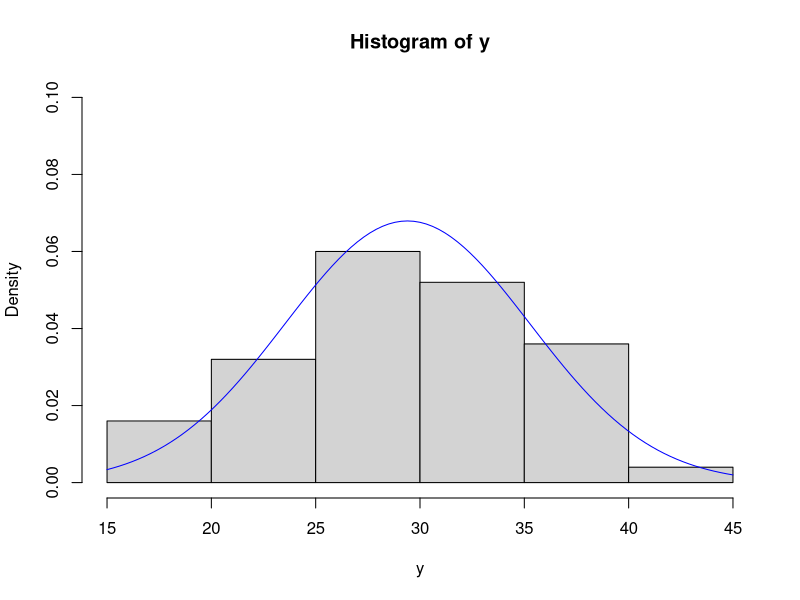
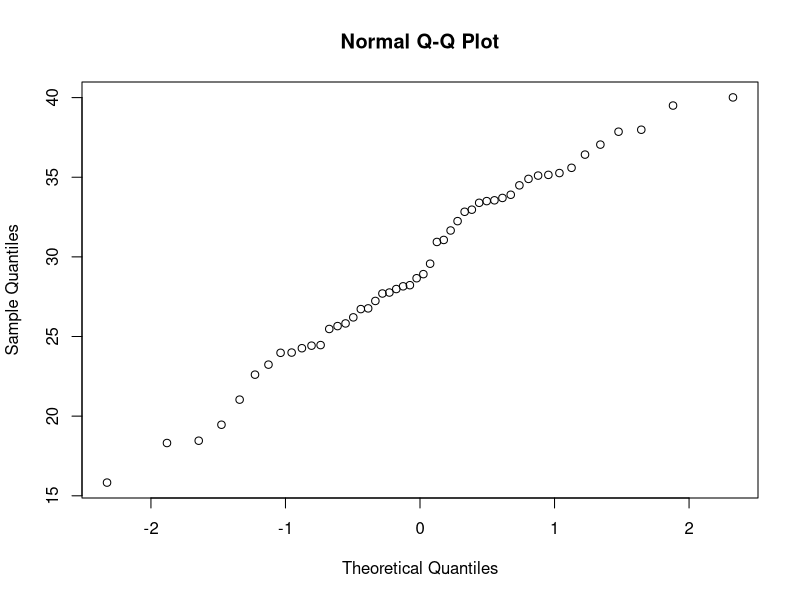
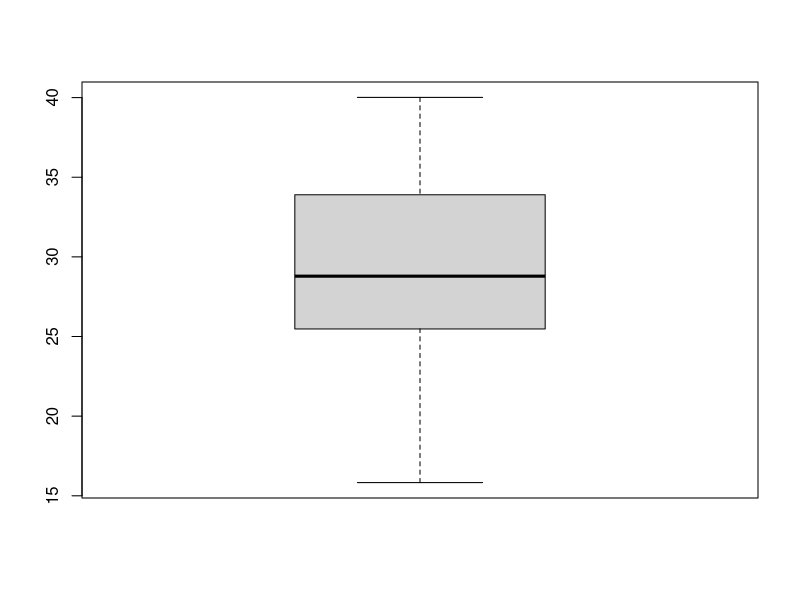
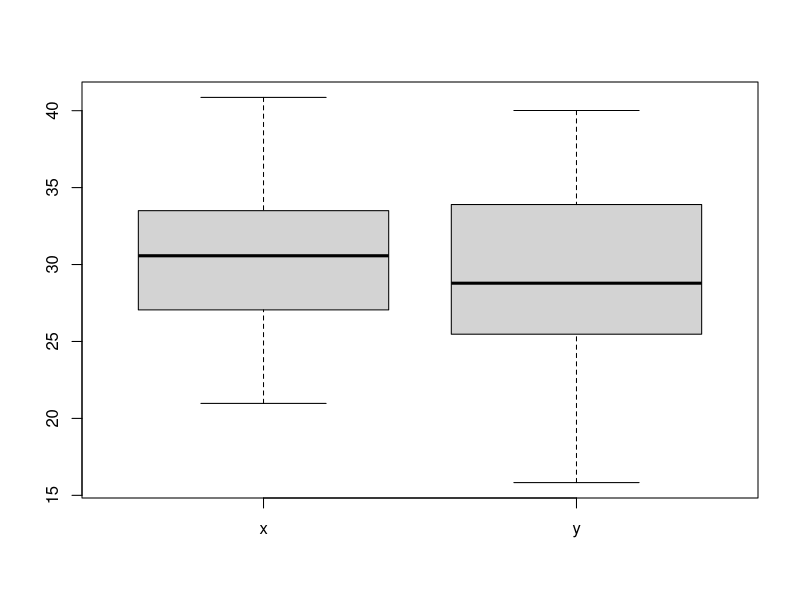
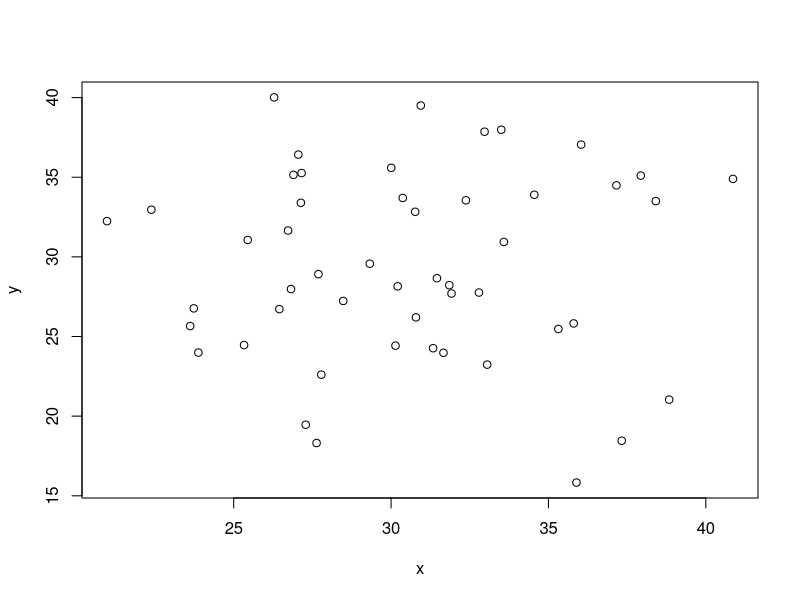
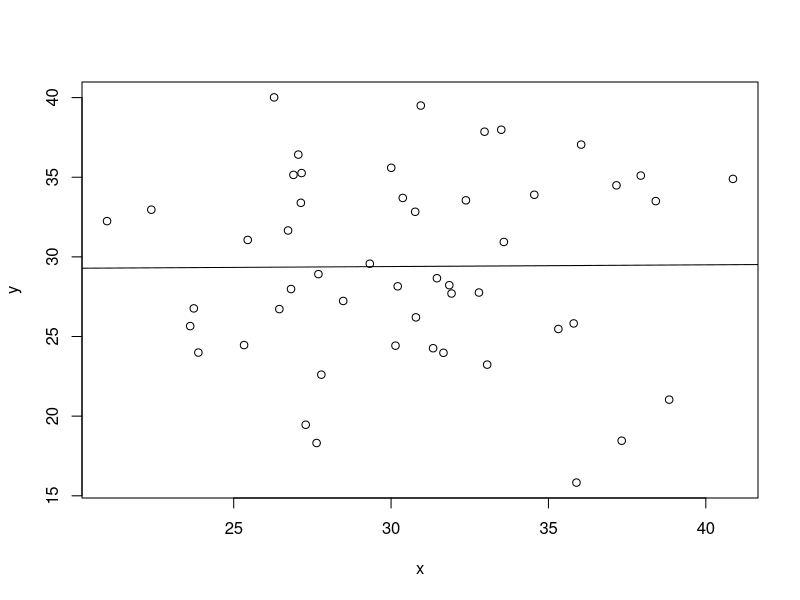
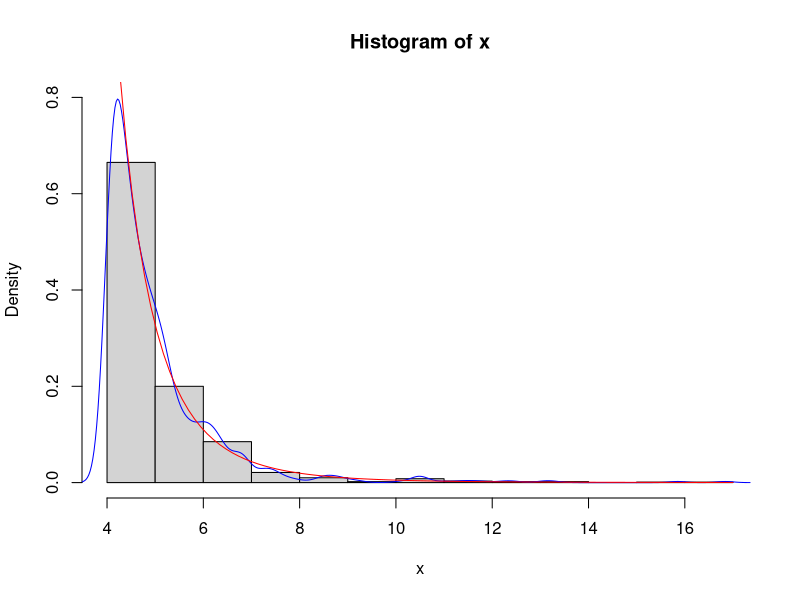
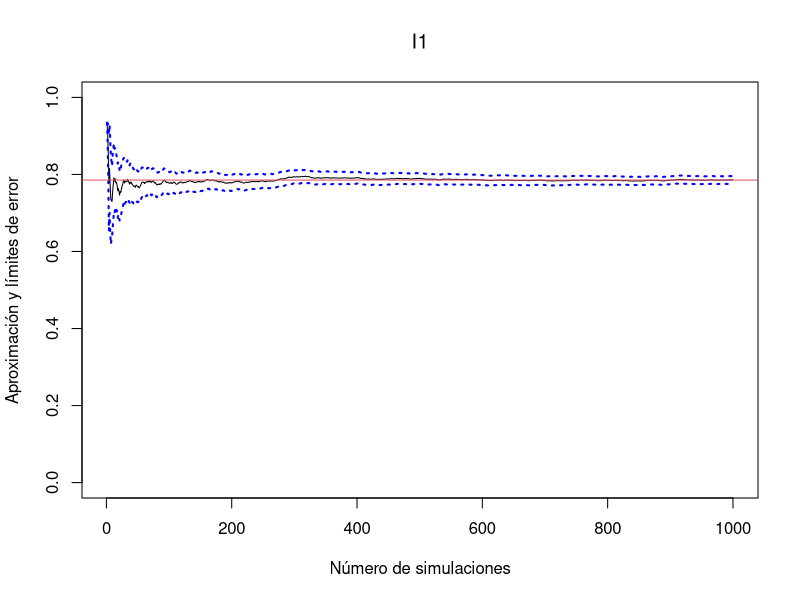

R code for these plots, in order:
## ---- chunk 1
set.seed(1)
y<-rchisq(50,30)
x<-rnorm(50,30,5)

mean(y); sd(y); quantile(y,0.75)
## ---- chunk 2
hist(y, freq=FALSE, ylim=c(0, 0.1))
curve(dnorm(x,mean=mean(y),sd=sd(y)),add=TRUE,col='blue')
## ---- chunk 3
qqnorm(y)
## ---- chunk 4
boxplot(y)
## ---- chunk 5
boxplot(x,y, names = c('x', 'y'))
## ---- chunk 6
plot(x, y)
## ---- chunk 7
modelo<-lm(y~x)
plot(x, y)
abline(modelo)
## ---- chunk 8
apuesta<-function(n=4){
  sum(sample(1:6,n,replace = TRUE)==6) >0
}

apuesta(10)
## ---- chunk 9
nsim <- 10000
result <- replicate(nsim, apuesta())
mean(result)
1-(5/6)^4
## ---- chunk 10
nsim <- 1000
a <- 5
b <- 4

u <- runif(nsim)
x <- b/( (u)^(1/a) )

pareto <- function(x,a,b){
  return((a*b^a)/(x^(a+1)))
}

paretodist <- function(x,a,b){
    return((1-(b/x)^a)*(x >= b))
}

hist(x, freq=FALSE, ylim=c(0,0.8))
lines(density(x), col="blue")
curve(pareto(x,a,b), col="red", add=TRUE)

## ---- chunk 11
ks.test(x,paretodist, a=a,b=b)
## ---- chunk 12
h<-function(x) 1/(1+x^2)
nsim<-1000
set.seed(1)
x<-runif(nsim)
hx<-sapply(x,h)
mean(hx)
estim<-cumsum(hx)/(1:nsim)
estim.err<-sqrt(cumsum((hx-estim)^2))/(1:nsim)

plot(1:nsim,estim,type='l',ylab='Aproximación y límites de error',
     xlab='Número de simulaciones',main=expression(I1),
     ylim=c(0,1))

z<-qnorm(0.025,lower.tail = FALSE)

lines(estim - z*estim.err,col='blue',lwd=2,lty=3)
lines(estim + z*estim.err,col='blue',lwd=2,lty=3)
abline(h=pi/4,col=2)

estim[nsim]
estim.err[nsim]
